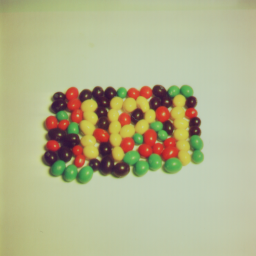
#> input picture DIP/DIP_Lab_406/images/4.1.07.tiff, 256 x 256 px, found by its file name
$ python 'Bitwise Logical Operations.py'
#> lines starting #> are read from the running program, lines starting #| are printed output that depends on the picture
import matplotlib.pyplot as plt
import matplotlib.image as mpimg
import numpy as np

# Load images
img1 = mpimg.imread("/Users/abdullahnazmus-sakib/Desktop/4_1_All_Resource/DIP/DIP_Lab_406/images/4.1.07.tiff")
#> img1 is the input picture: shape (256, 256, 3); mean R, G, B 179.2, 180.6, 142.3
img2 = mpimg.imread("/Users/abdullahnazmus-sakib/Desktop/4_1_All_Resource/DIP/DIP_Lab_406/images/4.1.08.tiff")
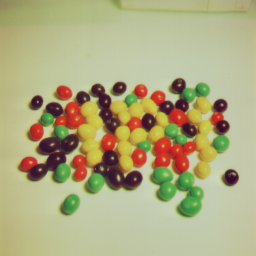
#> input picture DIP/DIP_Lab_406/images/4.1.08.tiff, 256 x 256 px, found by its file name
#> img2 is the input picture: shape (256, 256, 3); mean R, G, B 174.9, 170.9, 128.3

# Ensure the images are in uint8 format for bitwise operations
if img1.dtype != np.uint8:
    img1 = (img1 * 255).astype(np.uint8)
if img2.dtype != np.uint8:
    img2 = (img2 * 255).astype(np.uint8)

# Bitwise AND
plt.imshow(np.bitwise_and(img1, img2))
plt.title("Bitwise AND")
plt.axis('off')
plt.show()
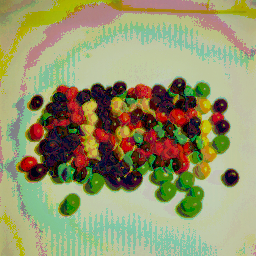
#> shown: shape (256, 256, 3); mean R, G, B 149.7, 150.2, 107.8

# Bitwise OR
plt.imshow(np.bitwise_or(img1, img2))
plt.title("Bitwise OR")
plt.axis('off')
plt.show()
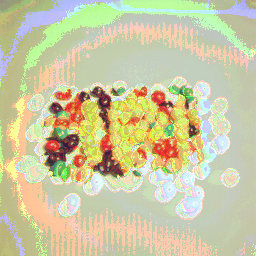
#> shown: shape (256, 256, 3); mean R, G, B 204.4, 201.3, 162.9

# Bitwise XOR
plt.imshow(np.bitwise_xor(img1, img2))
plt.title("Bitwise XOR")
plt.axis('off')
plt.show()
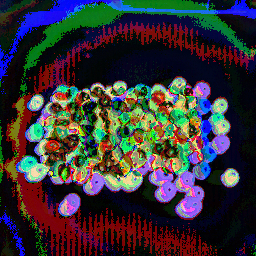
#> shown: shape (256, 256, 3); mean R, G, B 54.8, 51, 55.1

# Bitwise NOT (Negative)
plt.subplot(1, 2, 1)
plt.imshow(img1)
plt.title("Original Image")
plt.axis('off')

plt.subplot(1, 2, 2)
plt.imshow(np.bitwise_not(img1))
plt.title("Bitwise NOT (Negative)")
plt.axis('off')

plt.tight_layout()
plt.show()
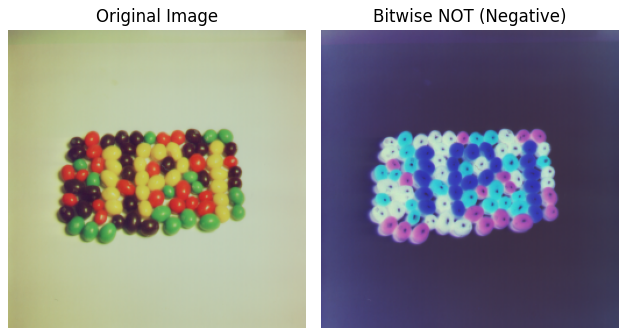
#> figure drawn by matplotlib, 2 panels
